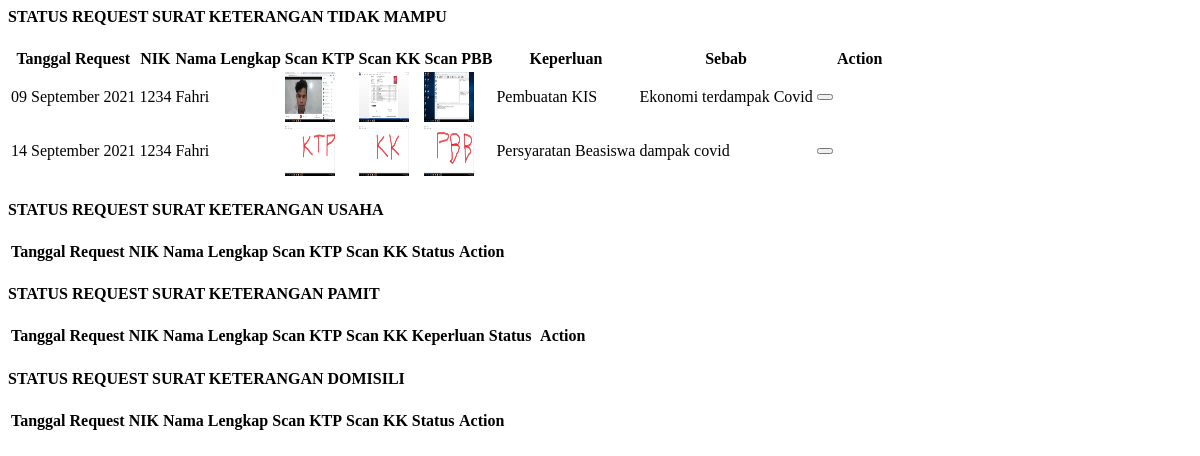
The app's page /demo1/permohonan_surat.php with its own data.
### tables this page shows
CREATE TABLE `data_request_sktm` (
  `id_request_sktm` int(11) NOT NULL,
  `nik` varchar(16) NOT NULL,
  `tanggal_request` timestamp NOT NULL DEFAULT CURRENT_TIMESTAMP,
  `scan_ktp` text NOT NULL,
  `scan_kk` text NOT NULL,
  `scan_pbb` text NOT NULL,
  `keperluan` varchar(30) NOT NULL,
  `request` varchar(20) NOT NULL DEFAULT 'TIDAK MAMPU',
  `sebab` varchar(50) NOT NULL,
  `keterangan` varchar(50) NOT NULL DEFAULT 'Data sedang diperiksa oleh Staf',
  `status` int(11) NOT NULL DEFAULT '0',
  `acc` date NOT NULL
);

CREATE TABLE `data_pemohon` (
  `nik` varchar(16) NOT NULL,
  `nama` varchar(30) NOT NULL,
  `tanggal_lahir` date NOT NULL,
  `tempat_lahir` varchar(30) NOT NULL,
  `jekel` varchar(20) NOT NULL,
  `agama` varchar(20) NOT NULL,
  `alamat` text NOT NULL,
  `telepon` varchar(13) NOT NULL,
  `pekerjaan` varchar(30) NOT NULL
);

### demo1/permohonan_surat.php (the view, shortened to what this page needs)
<?php include '../konek.php';?>
<link href="css/sweetalert.css" rel="stylesheet" type="text/css">
                <div class="page-inner">
					<div class="row">
						<div class="col-md-12">
							<div class="card">
								<div class="card-header">
									<div class="d-flex align-items-center">
										<h4 class="card-title">STATUS REQUEST SURAT KETERANGAN TIDAK MAMPU</h4>
									</div>
								</div>
								<div class="card-body">
									<div class="table-responsive">
										<table id="add1" class="display table table-striped table-hover" >
											<thead>
												<tr>
                                                    <th>Tanggal Request</th>
                                                    <th>NIK</th>
                                                    <th>Nama Lengkap</th>
													<th>Scan KTP</th>
													<th>Scan KK</th>
													<th>Scan PBB</th>
													<th>Keperluan</th>
													<th>Sebab</th>
													<th style="width: 10%">Action</th>
												</tr>
											</thead>
											<tbody>
                                                <?php
                                                    $sql = "SELECT * FROM data_request_sktm natural join data_pemohon WHERE status=2";
                                                    $query = mysqli_query($konek,$sql);
                                                    while($data=mysqli_fetch_array($query,MYSQLI_BOTH)){
                                                        $id_request_sktm=$data['id_request_sktm'];
														$tgl = $data['tanggal_request'];
														$format = date('d F Y', strtotime($tgl));
                                                        $nik = $data['nik'];
                                                        $nama = $data['nama'];
														$ktp = $data['scan_ktp'];
														$kk = $data['scan_kk'];
														$keperluan = $data['keperluan'];
														$sebab = $data['sebab'];
                                                ?>
												<tr>
													<td><?php echo $format;?></td>
                                                    <td><?php echo $nik;?></td>
                                                    <td><?php echo $nama;?></td>
													<td><img src="../dataFoto/sktm/scan_ktp/<?php echo $ktp;?>" width="50" height="50" alt=""></td>
													<td><img src="../dataFoto/sktm/scan_kk/<?php echo $kk;?>" width="50" height="50" alt=""></td>
													<td><img src="../dataFoto/sktm/scan_pbb/<?php echo $kk;?>" width="50" height="50" alt=""></td>
													<td><?php echo $keperluan;?></td>
													<td><?php echo $sebab;?></td>
													<td>
														<div class="form-button-action">
															<a href="?halaman=view_cetak_sktm&id_request_sktm=<?=$id_request_sktm;?>">
																<button type="button" data-toggle="tooltip" title="" class="btn btn-link btn-primary btn-lg" data-original-title="View Cetak">
																</button>
															</a>
														</div>
													</td>
                                                </tr>
                                                <?php
                                                    }
                                                ?>
											</tbody>
										</table>
									</div>
								</div>
							</div>
                        </div>
						<div class="col-md-12">
							<div class="card">
								<div class="card-header">
									<div class="d-flex align-items-center">
										<h4 class="card-title">STATUS REQUEST SURAT KETERANGAN USAHA</h4>
									</div>
								</div>
								<div class="card-body">
									<div class="table-responsive">
										<table id="add2" class="display table table-striped table-hover" >
											<thead>
												<tr>
                                                    <th>Tanggal Request</th>
                                                    <th>NIK</th>
                                                    <th>Nama Lengkap</th>
													<th>Scan KTP</th>
													<th>Scan KK</th>
													<th>Status</th>
													<th style="width: 10%">Action</th>
												</tr>
											</thead>
										</table>
									</div>
								</div>
							</div>
                        </div>
						<div class="col-md-12">
							<div class="card">
								<div class="card-header">
									<div class="d-flex align-items-center">
										<h4 class="card-title">STATUS REQUEST SURAT KETERANGAN PAMIT</h4>
									</div>
								</div>
								<div class="card-body">
									<div class="table-responsive">
										<table id="add3" class="display table table-striped table-hover" >
											<thead>
												<tr>
                                                    <th>Tanggal Request</th>
                                                    <th>NIK</th>
                                                    <th>Nama Lengkap</th>
													<th>Scan KTP</th>
													<th>Scan KK</th>
													<th>Keperluan</th>
													<th>Status</th>
													<th style="width: 10%">Action</th>
												</tr>
											</thead>
										</table>
									</div>
								</div>
							</div>
                        </div>
						<div class="col-md-12">
							<div class="card">
								<div class="card-header">
									<div class="d-flex align-items-center">
										<h4 class="card-title">STATUS REQUEST SURAT KETERANGAN DOMISILI</h4>
									</div>
								</div>
								<form method="POST">
								<div class="card-body">
									<div class="table-responsive">
										<table id="add4" class="display table table-striped table-hover" >
											<thead>
												<tr>
                                                    <th>Tanggal Request</th>
                                                    <th>NIK</th>
                                                    <th>Nama Lengkap</th>
													<th>Scan KTP</th>
													<th>Scan KK</th>
													<th>Status</th>
													<th style="width: 10%">Action</th>
												</tr>
											</thead>
										</table>
									</div>
								</div>
								</form>
							</div>
						</div>
					</div>
				</div>

### records on screen
data_request_sktm: tanggal_request "09 September 2021", nik "1234", data_pemohon.nama "Fahri", scan_ktp (picture), scan_kk (picture), keperluan "Pembuatan KIS", sebab "Ekonomi terdampak Covid"
data_request_sktm: tanggal_request "14 September 2021", nik "1234", data_pemohon.nama "Fahri", scan_ktp (picture), scan_kk (picture), keperluan "Persyaratan Beasiswa", sebab "dampak covid"
